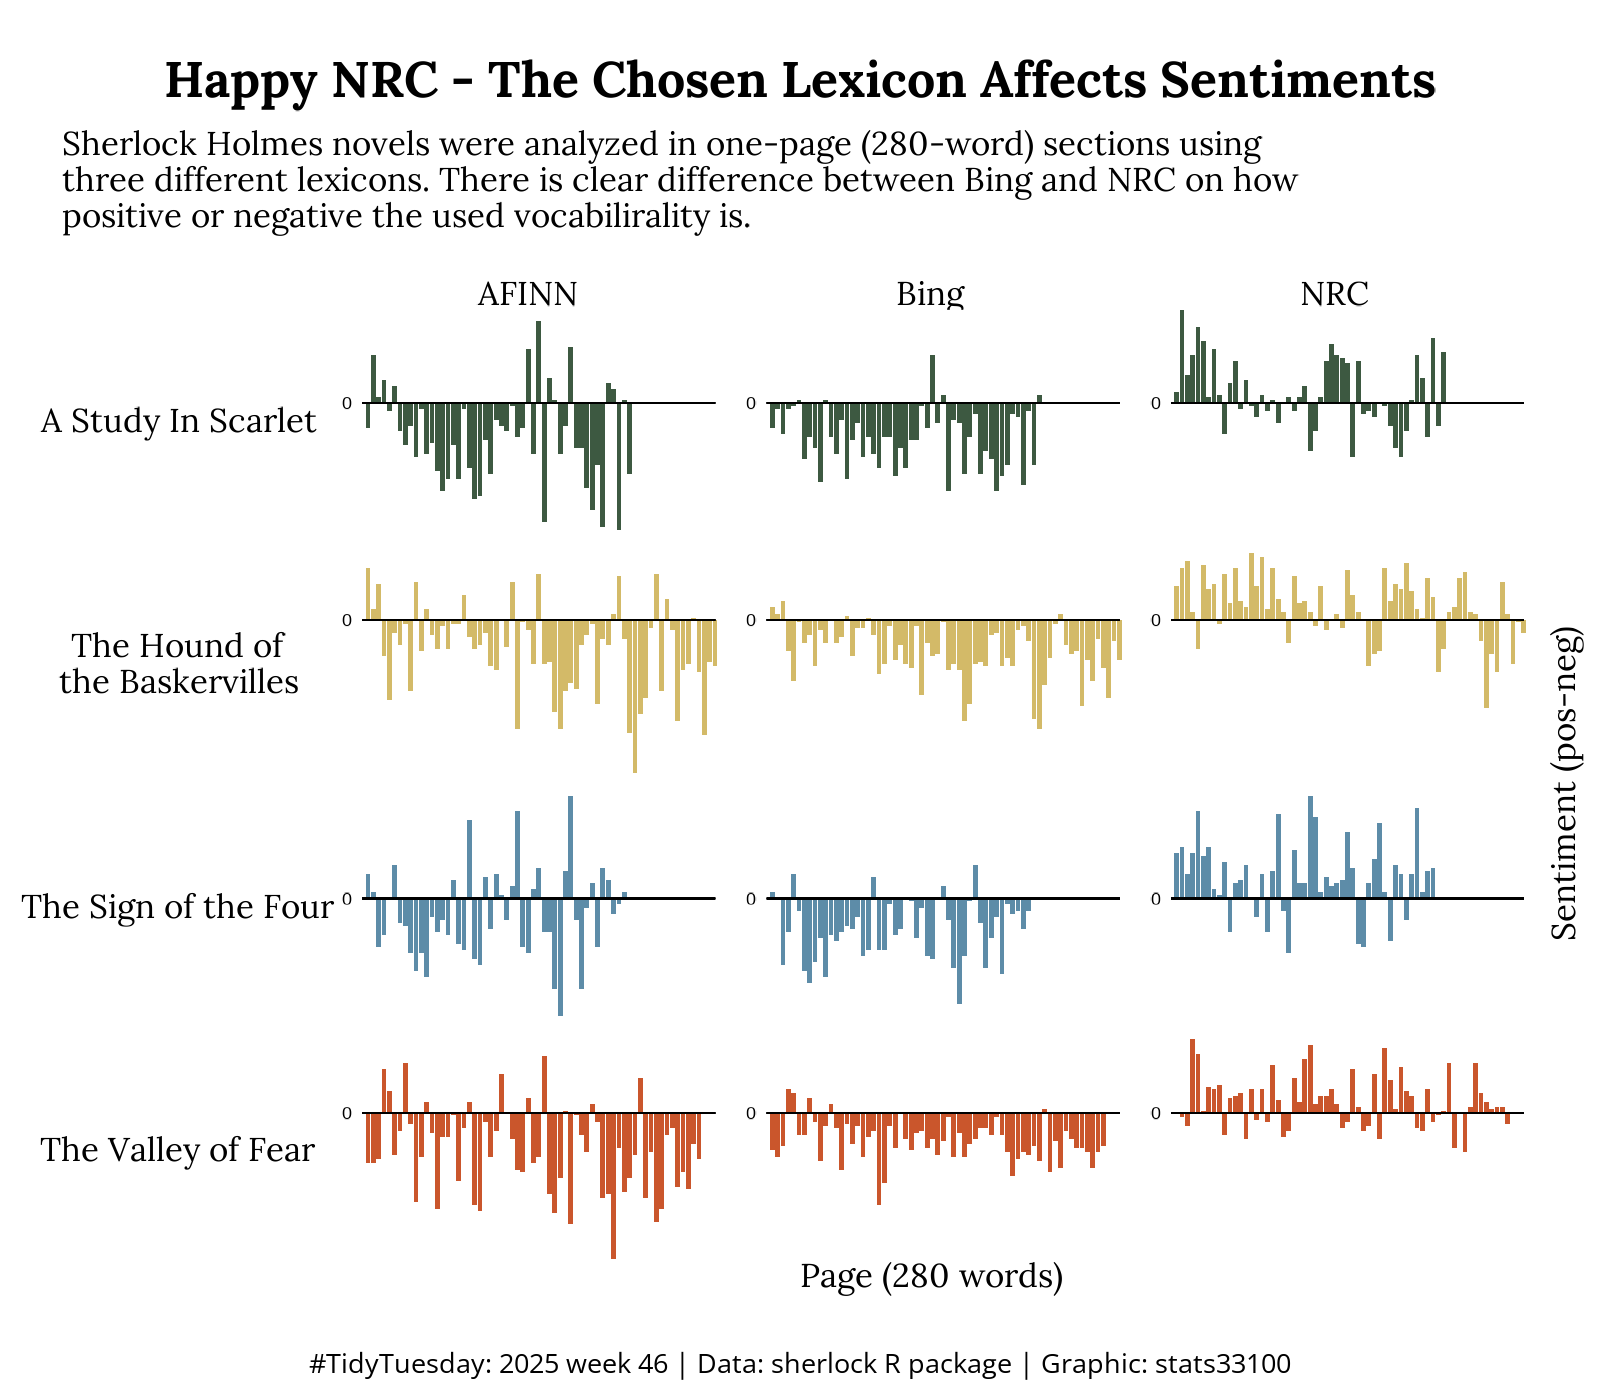

R code for this plot:
# Tidytuesday, 2025-11-17, week 46
# stats_33100

# This data explores the complete line-by-line text of the Sherlock Holmes 
# stories and novels, made available through the {sherlock} R package 
# by Emil Hvitfeldt. 
# https://sherlock-holm.es/ascii/


# LIBRARIES -----------------------------------------------------------------

library(tidyverse)
library(showtext)
library(tidytext)


# DATA --------------------------------------------------------------------

# Get data
holmes <- readr::read_csv('https://raw.githubusercontent.com/rfordatascience/tidytuesday/main/data/2025/2025-11-18/holmes.csv')

# Split text into tokens
tidy_holmes <- holmes |>  
  unnest_tokens(word, text) |> 
  anti_join(stop_words) |> 
  drop_na(word)


# Sentiment Analyse Between Different Lexicons ------------------------------

# We create an index that breaks up each book by 300 words. 
# This is the approximate number of words per page.

words_per_page <- 280

# Calculate sentiments by AFINN
afinn <- tidy_holmes |> 
  filter(
    book == "The Hound of the Baskervilles" | 
      book == "The Valley Of Fear" | 
      book == "The Sign of the Four" | 
      book == "A Study In Scarlet") |>  
  group_by(book) |> 
  mutate(word_count = 1:n(),
         index = word_count %/% words_per_page + 1) |>  
  ungroup() |> 
  inner_join(get_sentiments("afinn")) |> 
  group_by(book, index) |> 
  summarise(sentiment = sum(value)) |> 
  ungroup() |> 
  mutate(method = "AFINN")

# Calculate sentiments by Bing
bing <- tidy_holmes |>  
  filter(
    book == "The Hound of the Baskervilles" | 
      book == "The Valley Of Fear" | 
      book == "The Sign of the Four" | 
      book == "A Study In Scarlet") |>  
  group_by(book) |> 
  mutate(word_count = 1:n(),
         index = word_count %/% words_per_page + 1) |>  
  ungroup() |> 
  inner_join(get_sentiments("bing")) |> 
  mutate(method = "Bing") |> 
  count(book, method, index, sentiment) |> 
  spread(sentiment, n, fill = 0) |> 
  mutate(sentiment = positive - negative) |> 
  select(book, method, index, sentiment)

# Calculate sentiments by NRC
nrc <- tidy_holmes |> 
  filter(
    book == "The Hound of the Baskervilles" | 
      book == "The Valley Of Fear" | 
      book == "The Sign of the Four" | 
      book == "A Study In Scarlet") |>  
  group_by(book) |>  
  mutate(word_count = 1:n(),
         index = word_count %/% words_per_page + 1) |> 
  ungroup() |> 
  inner_join(get_sentiments("nrc")) |> 
  mutate(method = "NRC") |> 
  count(book, method, index = index , sentiment) |> 
  spread(sentiment, n, fill = 0) |> 
  mutate(sentiment = positive - negative) |> 
  select(book, index, method, sentiment)
  

# VISUALISATION -----------------------------------------------------------

font <- "Lora"
font_b <- "Open Sans"
showtext_opts(dpi = 300)
font_add_google(font)
font_add_google(font_b)
showtext_auto()

col_txt = "black"
col_bg = "white"
col_palette = c("#3D5941FF", "#D3BA68FF", "#5D8CA8FF", "#CA562CFF")


# Compine sentiments and visualisate them with facets
  bind_rows(nrc, bing, afinn) |>
    mutate(book = recode(
      book, 
      "A Stady In Scarlet" = "A Stady In Scarlet", 
      "The Hound of the Baskervilles" = "The Hound of \nthe Baskervilles", 
      "The Sign of Four" = "The Sign of Four", 
      "The Valley Of Fear" = "The Valley of Fear")) |> 
    ggplot(
      aes(index, sentiment, fill = book)) +
    geom_bar(
      stat = "identity", show.legend = FALSE) +
    geom_segment(
      x = 0, xend = 66 , y = 0, yend = 0, 
      linewidth = 0.2, color = "black") +
    annotate(
      geom = "text", x = -2, y = 0, 
      label = "0", 
      size = 1.5, 
      hjust = 1) +
    scale_y_continuous(position = "right") +
    scale_fill_manual(values = col_palette) +
    coord_cartesian(
      clip = "off", 
      expand = FALSE, 
      xlim = c(-5, NA)) +
    facet_grid(book ~ method, scales = "free", switch = "y") +
    labs(y = "Sentiment (pos-neg)",
         x = "Page (280 words)",
         title = "Happy NRC - The Chosen Lexicon Affects Sentiments",
         subtitle = str_wrap("Sherlock Holmes novels were analyzed in one-page (280-word) sections using three different lexicons. There is clear difference between Bing and NRC on how positive or negative the used vocabilirality is."),
         caption = "#TidyTuesday: 2025 week 46 | Data: sherlock R package | Graphic: stats33100") +
  theme_void() +
    theme(
      text = element_text(size = 8, family = font, color = col_txt),
      plot.background = element_rect(fill = col_bg),
      axis.ticks = element_line(color = col_txt, linewidth = 0.2),
      axis.title = element_text(color = col_txt, size = 8),
      axis.title.y = element_text(angle = 90, margin = margin(t = 0,0,0,5)),
      plot.title.position = "plot",
      plot.title = element_text(
        size = 12, 
        margin = margin(10,0,5,0),
        hjust = 0.5,
        face = "bold",
        color = col_txt),
      plot.subtitle = element_text(
        color = col_txt,
        margin = margin(b = 10, l = 10)),
      plot.caption.position = "plot",
      plot.caption = element_text(
        family = font_b,
        color = col_txt,
        margin = margin(15,0,0,0),
        hjust = 0.5),
      strip.text = element_text(size = 8),
      plot.margin = margin(5,5,5,5)
    )
  
  
  ggsave("tt_2025-11-18_holmes.png", 
         unit = "px", height = 1400, width = 1600)
  
